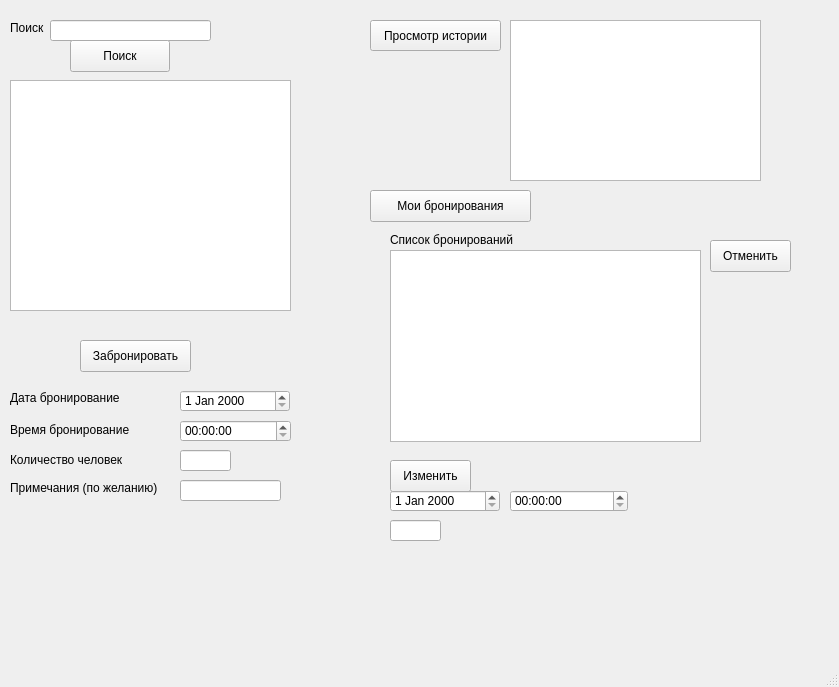
<?xml version="1.0" encoding="UTF-8"?>
<ui version="4.0">
 <class>MainAppWindow</class>
 <widget class="QMainWindow" name="MainAppWindow">
  <property name="geometry">
   <rect>
    <x>0</x>
    <y>0</y>
    <width>839</width>
    <height>687</height>
   </rect>
  </property>
  <property name="windowTitle">
   <string>MainWindow</string>
  </property>
  <widget class="QWidget" name="centralwidget">
   <widget class="QLineEdit" name="serviceSearchLineEdit">
    <property name="geometry">
     <rect>
      <x>50</x>
      <y>20</y>
      <width>161</width>
      <height>21</height>
     </rect>
    </property>
   </widget>
   <widget class="QLabel" name="label">
    <property name="geometry">
     <rect>
      <x>10</x>
      <y>20</y>
      <width>58</width>
      <height>16</height>
     </rect>
    </property>
    <property name="text">
     <string>Поиск</string>
    </property>
   </widget>
   <widget class="QPushButton" name="searchButton">
    <property name="geometry">
     <rect>
      <x>70</x>
      <y>40</y>
      <width>100</width>
      <height>32</height>
     </rect>
    </property>
    <property name="text">
     <string>Поиск</string>
    </property>
   </widget>
   <widget class="QListWidget" name="searchResultsListWidget">
    <property name="geometry">
     <rect>
      <x>10</x>
      <y>80</y>
      <width>281</width>
      <height>231</height>
     </rect>
    </property>
   </widget>
   <widget class="QDateEdit" name="bookingDateEdit">
    <property name="geometry">
     <rect>
      <x>180</x>
      <y>390</y>
      <width>110</width>
      <height>22</height>
     </rect>
    </property>
   </widget>
   <widget class="QLabel" name="label_2">
    <property name="geometry">
     <rect>
      <x>10</x>
      <y>390</y>
      <width>131</width>
      <height>16</height>
     </rect>
    </property>
    <property name="text">
     <string>Дата бронирование</string>
    </property>
   </widget>
   <widget class="QTimeEdit" name="bookingTimeEdit">
    <property name="geometry">
     <rect>
      <x>180</x>
      <y>420</y>
      <width>111</width>
      <height>22</height>
     </rect>
    </property>
   </widget>
   <widget class="QLabel" name="label_3">
    <property name="geometry">
     <rect>
      <x>10</x>
      <y>420</y>
      <width>141</width>
      <height>20</height>
     </rect>
    </property>
    <property name="text">
     <string>Время бронирование</string>
    </property>
   </widget>
   <widget class="QLineEdit" name="peopleCountLineEdit">
    <property name="geometry">
     <rect>
      <x>180</x>
      <y>450</y>
      <width>51</width>
      <height>21</height>
     </rect>
    </property>
   </widget>
   <widget class="QLabel" name="label_4">
    <property name="geometry">
     <rect>
      <x>10</x>
      <y>450</y>
      <width>131</width>
      <height>20</height>
     </rect>
    </property>
    <property name="text">
     <string>Количество человек</string>
    </property>
   </widget>
   <widget class="QLabel" name="label_5">
    <property name="geometry">
     <rect>
      <x>10</x>
      <y>480</y>
      <width>171</width>
      <height>16</height>
     </rect>
    </property>
    <property name="text">
     <string>Примечания (по желанию)</string>
    </property>
   </widget>
   <widget class="QLineEdit" name="lineEdit_3">
    <property name="geometry">
     <rect>
      <x>180</x>
      <y>480</y>
      <width>101</width>
      <height>21</height>
     </rect>
    </property>
   </widget>
   <widget class="QPushButton" name="bookButton">
    <property name="geometry">
     <rect>
      <x>80</x>
      <y>340</y>
      <width>111</width>
      <height>32</height>
     </rect>
    </property>
    <property name="text">
     <string>Забронировать</string>
    </property>
   </widget>
   <widget class="QLabel" name="label_6">
    <property name="geometry">
     <rect>
      <x>390</x>
      <y>230</y>
      <width>151</width>
      <height>20</height>
     </rect>
    </property>
    <property name="text">
     <string>Список бронирований</string>
    </property>
   </widget>
   <widget class="QPushButton" name="loadBookingsButton">
    <property name="geometry">
     <rect>
      <x>370</x>
      <y>190</y>
      <width>161</width>
      <height>32</height>
     </rect>
    </property>
    <property name="text">
     <string>Мои бронирования</string>
    </property>
   </widget>
   <widget class="QTableWidget" name="bookingsTableWidget">
    <property name="geometry">
     <rect>
      <x>390</x>
      <y>250</y>
      <width>311</width>
      <height>192</height>
     </rect>
    </property>
   </widget>
   <widget class="QPushButton" name="cancelBookingButton">
    <property name="geometry">
     <rect>
      <x>710</x>
      <y>240</y>
      <width>81</width>
      <height>32</height>
     </rect>
    </property>
    <property name="text">
     <string>Отменить</string>
    </property>
   </widget>
   <widget class="QPushButton" name="editBookingButton">
    <property name="geometry">
     <rect>
      <x>390</x>
      <y>460</y>
      <width>81</width>
      <height>32</height>
     </rect>
    </property>
    <property name="text">
     <string>Изменить</string>
    </property>
   </widget>
   <widget class="QLineEdit" name="newPeopleCountLineEdit">
    <property name="geometry">
     <rect>
      <x>390</x>
      <y>520</y>
      <width>51</width>
      <height>21</height>
     </rect>
    </property>
   </widget>
   <widget class="QDateEdit" name="newBookingDateEdit">
    <property name="geometry">
     <rect>
      <x>390</x>
      <y>490</y>
      <width>110</width>
      <height>22</height>
     </rect>
    </property>
   </widget>
   <widget class="QTimeEdit" name="newBookingTimeEdit">
    <property name="geometry">
     <rect>
      <x>510</x>
      <y>490</y>
      <width>118</width>
      <height>22</height>
     </rect>
    </property>
   </widget>
   <widget class="QPushButton" name="viewHistoryButton">
    <property name="geometry">
     <rect>
      <x>370</x>
      <y>20</y>
      <width>131</width>
      <height>31</height>
     </rect>
    </property>
    <property name="text">
     <string>Просмотр истории</string>
    </property>
   </widget>
   <widget class="QListWidget" name="historyListWidget">
    <property name="geometry">
     <rect>
      <x>510</x>
      <y>20</y>
      <width>251</width>
      <height>161</height>
     </rect>
    </property>
   </widget>
  </widget>
  <widget class="QMenuBar" name="menubar">
   <property name="geometry">
    <rect>
     <x>0</x>
     <y>0</y>
     <width>839</width>
     <height>24</height>
    </rect>
   </property>
  </widget>
  <widget class="QStatusBar" name="statusbar"/>
 </widget>
 <resources/>
 <connections/>
</ui>
